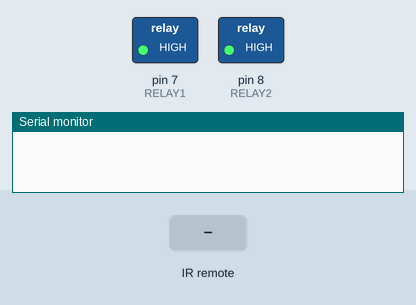
The sketch below on a simulated Arduino Uno, built with avr-gcc and run on an emulated ATmega328P. On the bench: switched loads named in the sketch (green lamp = pin HIGH), the last lines printed to the serial monitor. Inputs (shaded band) come from the test bench.

Above: at 1.2 s.
1.3 s: infrared code 0x1FB51AF received
At 1.7 s:
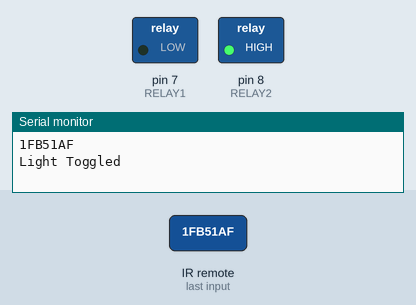
2.8 s: infrared code 0xFAD117 received
At 4.0 s:
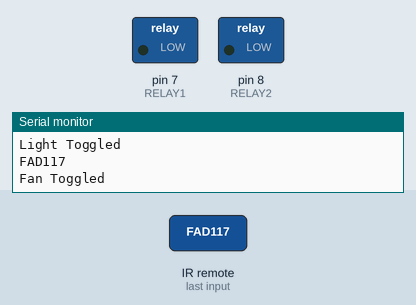
4.3 s: infrared code 0x1FB51AF received
At 5.2 s:
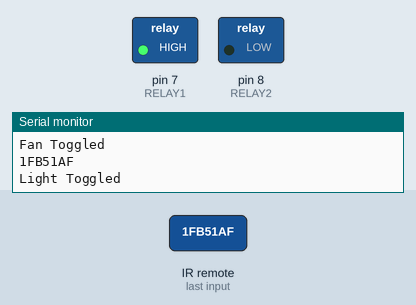
Timing chart, 0 to 7.3 s (numbered marks = the images above; inputs shaded):
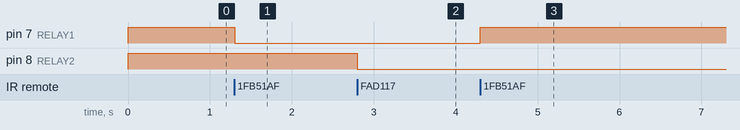

The sketch:

ir_remote_home_automation.ino
```cpp
#include <IRremote.h>

#define IR_RECEIVE_PIN 11
#define RELAY1 7   // Light
#define RELAY2 8   // Fan

unsigned long lightCode = 0x1FB51AF; // Example Hexadecimal value for Light button
unsigned long fanCode   = 0xFAD117; // Example Hexadecimal value for Fan button

IRrecv irrecv(IR_RECEIVE_PIN);
decode_results results;

void setup() {
  Serial.begin(9600);
  irrecv.enableIRIn();
  pinMode(RELAY1, OUTPUT);
  pinMode(RELAY2, OUTPUT);
  digitalWrite(RELAY1, HIGH);
  digitalWrite(RELAY2, HIGH);
}

void loop() {
  if (irrecv.decode(&results)) {
    Serial.println(results.value, HEX);

    if (results.value == lightCode) {
      digitalWrite(RELAY1, !digitalRead(RELAY1));
      Serial.println("Light Toggled");
    }
    else if (results.value == fanCode) {
      digitalWrite(RELAY2, !digitalRead(RELAY2));
      Serial.println("Fan Toggled");
    }

    irrecv.resume(); // Receive the next value
  }
}
```

Measured:
- after the input at 1.3 s, pin 7 (RELAY1): HIGH → LOW at once
- after the input at 2.8 s, pin 8 (RELAY2): HIGH → LOW at once
- after the input at 4.3 s, pin 7 (RELAY1): LOW → HIGH at once
